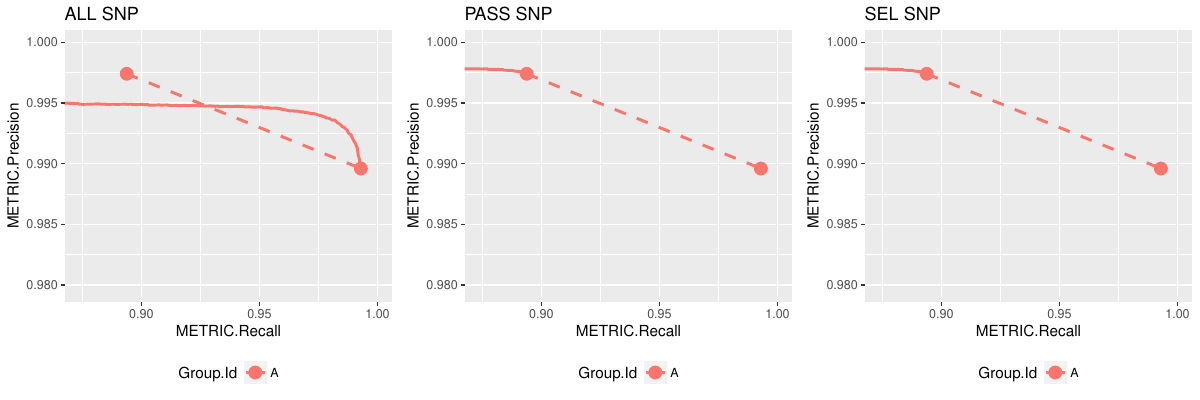

Recreate this plot in R.
context("happy roc")

test_that("plot.happy_roc works", {
  roc = hapdata$pr_curve$all

  p1 = plot(roc, type = "SNP", filter = "ALL")  
  p2 = plot(roc, type = "SNP", filter = "PASS")
  p3 = plot(roc, type = "SNP", filter = "SEL")

  p4 = plot(roc, type = "INDEL", filter = "ALL")  
  p5 = plot(roc, type = "INDEL", filter = "PASS")
  p6 = plot(roc, type = "INDEL", filter = "SEL")
  
  invisible(suppressWarnings(file.remove("test_happy_roc.pdf")))
  
  pdf(file = "test_happy_roc.pdf", width = 12, height = 4)
  gridExtra::grid.arrange(p1, p2, p3, nrow = 1)
  gridExtra::grid.arrange(p4, p5, p6, nrow = 1)
  dev.off()

  expect_true(file.exists("test_happy_roc.pdf"))
})
